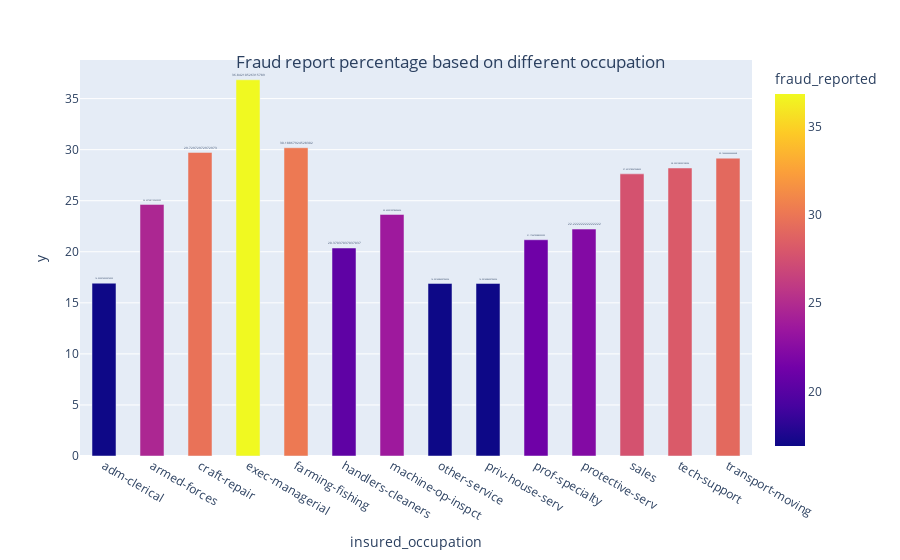

Notebook code cell kept with this figure:
### Code cell
fig = plot_fea_per(Fraud_DF,'insured_occupation')
fig.update_traces(textposition="outside")
fig.update_traces(width=0.5)
fig.update_layout(    title={
        'text': "Fraud report percentage based on different occupation",
        'y':0.9,
        'x':0.5,
        'xanchor': 'center',
        'yanchor': 'top'})
fig.show()

### Figure 1 — Plotly figure (JSON) as saved in the notebook; plotly's stock layout.template omitted (floating-point values rounded to 4 significant figures)
{"data": [{"alignmentgroup": "True", "hovertemplate": "insured_occupation=%{x}<br>y=%{y}<br>text=%{text}<br>fraud_reported=%{marker.color}<extra></extra>", "legendgroup": "", "marker": {"color": [16.92, 24.64, 29.73, 36.84, 30.19, 20.37, 23.66, 16.9, 16.9, 21.18, 22.22, 27.63, 28.21, 29.17], "coloraxis": "coloraxis", "pattern": {"shape": ""}}, "name": "", "offsetgroup": "", "orientation": "v", "showlegend": false, "text": [16.92, 24.64, 29.73, 36.84, 30.19, 20.37, 23.66, 16.9, 16.9, 21.18, 22.22, 27.63, 28.21, 29.17], "textposition": "outside", "type": "bar", "width": 0.5, "x": ["adm-clerical", "armed-forces", "craft-repair", "exec-managerial", "farming-fishing", "handlers-cleaners", "machine-op-inspct", "other-service", "priv-house-serv", "prof-specialty", "protective-serv", "sales", "tech-support", "transport-moving"], "xaxis": "x", "y": [16.92, 24.64, 29.73, 36.84, 30.19, 20.37, 23.66, 16.9, 16.9, 21.18, 22.22, 27.63, 28.21, 29.17], "yaxis": "y"}], "layout": {"barmode": "group", "coloraxis": {"colorbar": {"title": {"text": "fraud_reported"}}, "colorscale": [[0, "#0d0887"], [0.1111, "#46039f"], [0.2222, "#7201a8"], [0.3333, "#9c179e"], [0.4444, "#bd3786"], [0.5556, "#d8576b"], [0.6667, "#ed7953"], [0.7778, "#fb9f3a"], [0.8889, "#fdca26"], [1, "#f0f921"]]}, "legend": {"tracegroupgap": 0}, "margin": {"t": 60}, "title": {"text": "Fraud report percentage based on different occupation", "x": 0.5, "xanchor": "center", "y": 0.9, "yanchor": "top"}, "xaxis": {"anchor": "y", "domain": [0, 1], "title": {"text": "insured_occupation"}}, "yaxis": {"anchor": "x", "domain": [0, 1], "title": {"text": "y"}}}}
